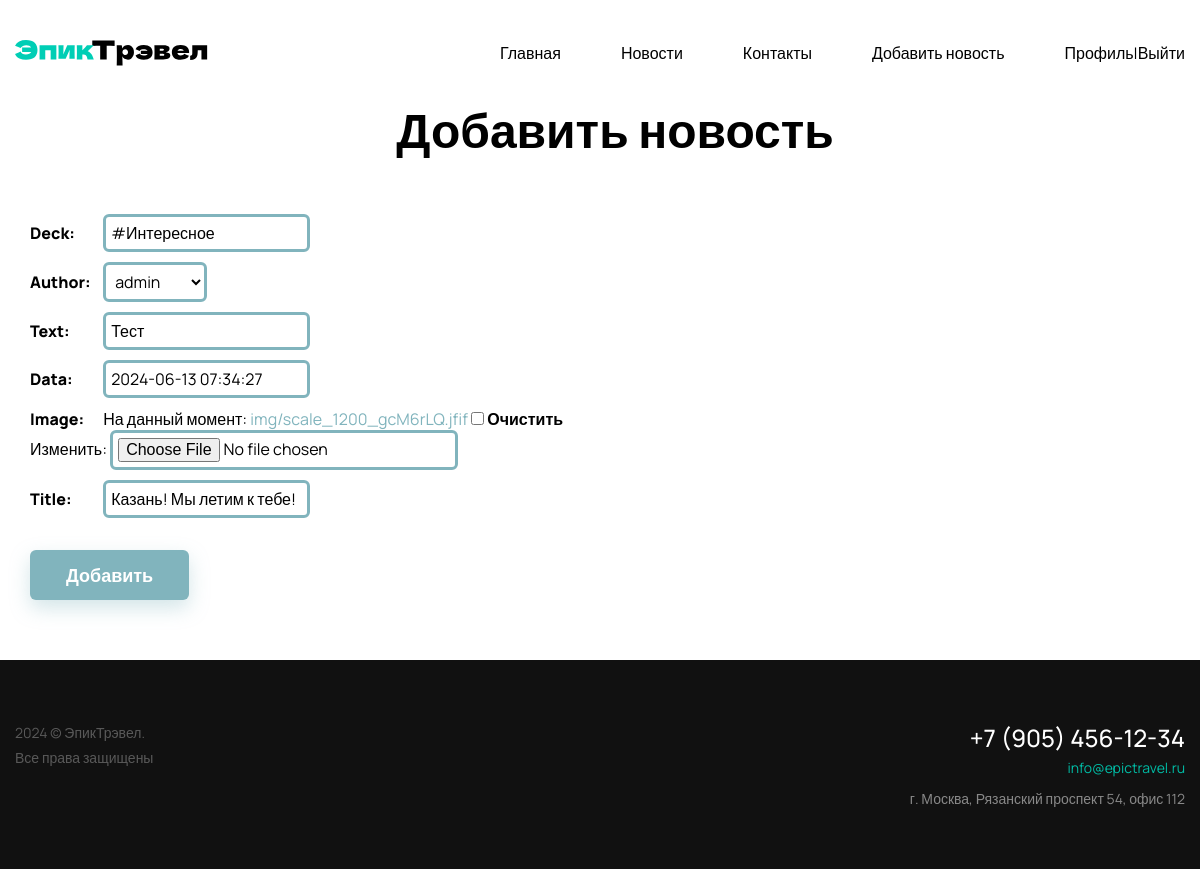
The app's page /news/18/update (signed in) with its own data.
### blog/models.py (models this page shows, shortened)
class New(models.Model):
    id = models.AutoField(primary_key=True)
    title = models.CharField(max_length=100)
    text = models.TextField()
    deck = models.TextField()
    data = models.DateTimeField(default=timezone.now)
    author = models.ForeignKey(User, on_delete=models.CASCADE)
    image = models.ImageField(upload_to='img/', blank=True, null=True)

### blog/views.py (the view)
# urls.py: path('news/<int:pk>/update',views.NewsUpdateView.as_view(), name='news_update'),
class NewsUpdateView(UpdateView):
    model = New
    template_name = 'blog/create.html'
    form_class = NewForm

### blog/forms.py
class NewForm(ModelForm):
    class Meta:
        model = New
        fields = {'title', 'text', 'deck', 'data', 'author', 'image'}
        widgets = {
            "title": TextInput(attrs={
                'class': 'form-control',
                'placeholder': 'Название статьи'
            }),
            "text": TextInput(attrs={
                'class': 'form-control',
                'placeholder': 'Текст'
            }),
            "deck": TextInput(attrs={
                'class': 'form-control',
                'placeholder': 'Описание'
            }),
            "data": DateTimeInput(attrs={
                'class': 'form-control',
                'placeholder': 'Дата публикации'
            }),
            "image": ClearableFileInput(attrs={
                'class': 'form-control',
                'placeholder': 'Изображение'
            }),
        }

### blog/templates/blog/create.html (shortened to what this page needs)
{% extends 'blog/main.html' %}
{% load static %}
{% block main_section %}
<div id="page" class="container">
    <div class="features">
        <div class="inner-page-title-wrapper">
    <h1 class="title-1 text-center">Добавить новость</h1>
</div>
        <form method="post" enctype="multipart/form-data">
            {{ form.as_p }}
            <br>
            <button class="btn btn-success" type="submit">Добавить</button>
        </form>
    </div>
</div>
{% endblock main_section %}

### blog/static/blog/main.css (style rules this page uses)
#page > div > form > p { margin-bottom: 10px; }
#page > div > form > p > label { font-weight: 800; width: 70px; display: inline-block; }
#page > div > form > button { align-self: flex-start; padding: 12px 36px 13px; height: 50px; border-radius: 6px; background: #81b4bd; box-shadow: 0px 8px 20px 0px rgba(129, 180, 189, 0.35); color: #fff; text-align: center; font-size: 18px; font-weight: 800; transition: all 0.2s ease-in; margin-bottom: 60px; }
#id_old_password, #id_new_password1, #id_new_password2, #id_title, #id_image, #id_author, #id_text, #id_deck, #id_data { border: 3px solid #81b4bd; border-radius: 6px; padding: 5px; }
body { font-family: "Manrope", sans-serif; }
a { color: #81B4BD; text-decoration: underline; }
.container { width: 1200px; margin: 0 auto; padding: 0 15px; }
.title-1 { font-size: 48px; font-weight: 800; line-height: 1; }
.text-center { text-align: center; }
.inner-page-title-wrapper { margin-bottom: 60px; }

### records on screen
New: deck "#Интересное", author "admin", text "Тест", data "2024-06-13 07:34:27", title "Казань! Мы летим к тебе!"
